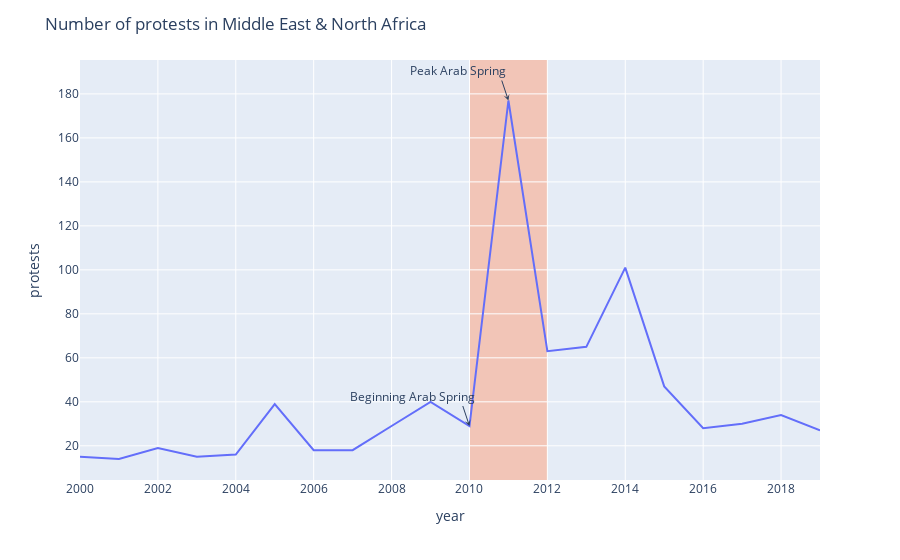

Write notebook code for a chart like this one.
### Code cell


### Figure 1 — Plotly figure (JSON) as saved in the notebook; plotly's stock layout.template omitted (floating-point values rounded to 4 significant figures)
{"data": [{"hovertemplate": "year=%{x}<br>protests=%{y}<extra></extra>", "legendgroup": "", "line": {"color": "#636efa", "dash": "solid"}, "mode": "lines", "name": "", "orientation": "v", "showlegend": false, "type": "scatter", "x": [2000, 2001, 2002, 2003, 2004, 2005, 2006, 2007, 2008, 2009, 2010, 2011, 2012, 2013, 2014, 2015, 2016, 2017, 2018, 2019], "xaxis": "x", "y": [15, 14, 19, 15, 16, 39, 18, 18, 29, 40, 29, 177, 63, 65, 101, 47, 28, 30, 34, 27], "yaxis": "y"}], "layout": {"annotations": [{"arrowhead": 3, "showarrow": true, "text": "Peak Arab Spring                           ", "x": 2011, "y": 177}, {"arrowhead": 3, "showarrow": true, "text": "Beginning Arab Spring                               ", "x": 2010, "y": 29}, {"showarrow": false, "text": " ", "x": 0.3, "xref": "paper", "y": 0.3, "yref": "paper"}], "coloraxis": {"colorbar": {"title": {"text": "Protests"}}}, "legend": {"tracegroupgap": 0}, "margin": {"t": 60}, "shapes": [{"fillcolor": "LightSalmon", "layer": "below", "line": {"width": 0}, "opacity": 0.5, "type": "rect", "x0": "2010", "x1": "2012", "xref": "x", "y0": 0, "y1": 1, "yref": "y domain"}], "title": {"text": "Number of protests in Middle East & North Africa"}, "xaxis": {"anchor": "y", "domain": [0, 1], "title": {"text": "year"}}, "yaxis": {"anchor": "x", "domain": [0, 1], "title": {"text": "protests"}}}}
